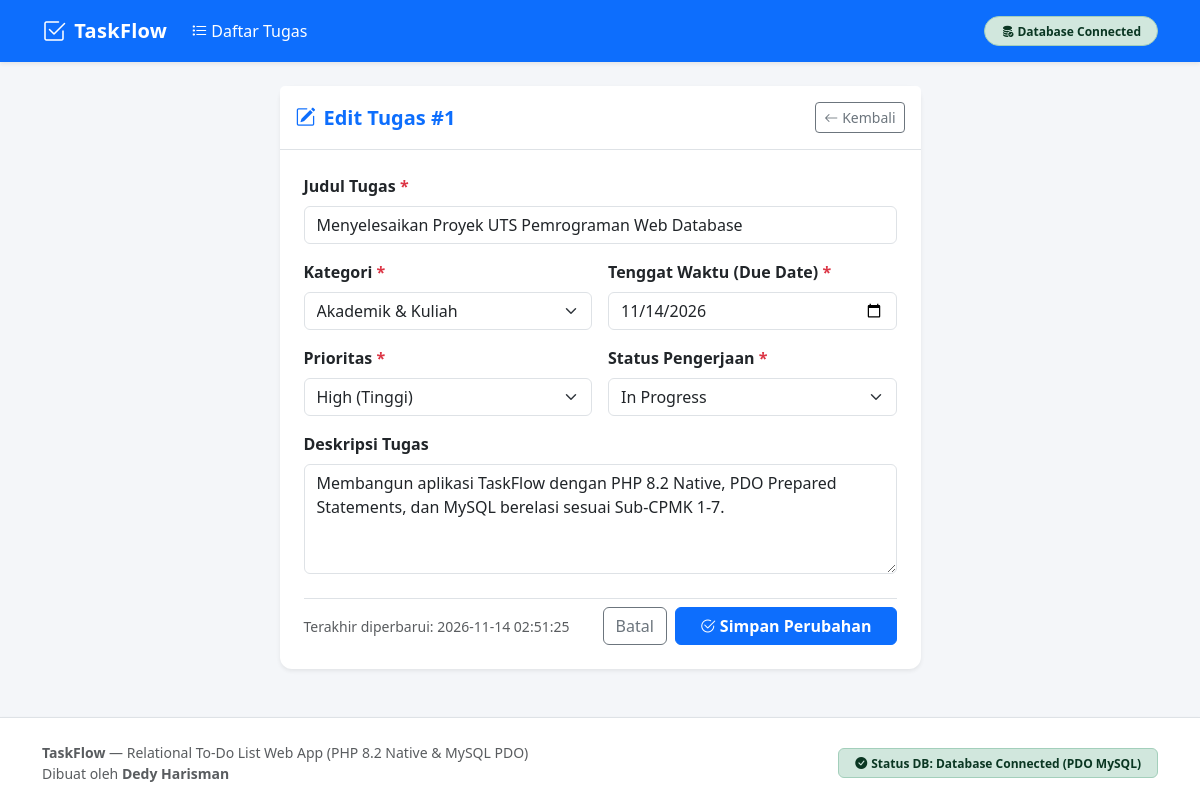
The page /edit.php?id=1 on the database its author committed.
### tables this page shows
CREATE TABLE IF NOT EXISTS `tasks` (
    `id` INT AUTO_INCREMENT PRIMARY KEY,
    `category_id` INT NOT NULL,
    `title` VARCHAR(150) NOT NULL,
    `description` TEXT NULL,
    `priority` ENUM('Low', 'Medium', 'High') NOT NULL DEFAULT 'Medium',
    `status` ENUM('Pending', 'In Progress', 'Completed') NOT NULL DEFAULT 'Pending',
    `due_date` DATE NOT NULL,
    `created_at` TIMESTAMP DEFAULT CURRENT_TIMESTAMP,
    `updated_at` TIMESTAMP DEFAULT CURRENT_TIMESTAMP ON UPDATE CURRENT_TIMESTAMP,
    CONSTRAINT `fk_tasks_category`
        FOREIGN KEY (`category_id`) REFERENCES `categories` (`id`)
        ON DELETE RESTRICT
        ON UPDATE CASCADE
);

CREATE TABLE IF NOT EXISTS `categories` (
    `id` INT AUTO_INCREMENT PRIMARY KEY,
    `name` VARCHAR(50) NOT NULL UNIQUE,
    `color_badge` VARCHAR(20) NOT NULL DEFAULT 'primary',
    `created_at` TIMESTAMP DEFAULT CURRENT_TIMESTAMP
);

### edit.php (the view, shortened to what this page needs)
<?php
require_once __DIR__ . '/config/database.php';
$id = filter_input(INPUT_GET, 'id', FILTER_VALIDATE_INT);
try {
    $stmtTask = $pdo->prepare("SELECT * FROM tasks WHERE id = :id LIMIT 1");
    $stmtTask->execute([':id' => $id]);
    $task = $stmtTask->fetch();
    $stmtCat = $pdo->query("SELECT id, name FROM categories ORDER BY name ASC");
    $categories = $stmtCat->fetchAll();
} catch (PDOException $e) {
    error_log('[TaskFlow Fetch Edit Error] ' . $e->getMessage());
    $_SESSION['flash_message'] = 'Gagal mengambil data tugas untuk diedit.';
    $_SESSION['flash_type'] = 'danger';
    header('Location: index.php');
    exit;
}
require_once __DIR__ . '/includes/header.php';
?>
<div class="row justify-content-center">
    <div class="col-lg-7">
        <div class="card shadow-sm">
            <div class="card-header bg-white py-3 d-flex justify-content-between align-items-center border-bottom">
                <h5 class="mb-0 fw-bold text-primary">
                    <i class="bi bi-pencil-square me-2"></i>Edit Tugas #<?= (int) $task['id'] ?>
                </h5>
                <a href="index.php" class="btn btn-sm btn-outline-secondary">
                    <i class="bi bi-arrow-left me-1"></i>Kembali
                </a>
            </div>
            <div class="card-body p-4">
                <form action="edit.php?id=<?= (int) $task['id'] ?>" method="POST">
                    <div class="mb-3">
                        <label for="title" class="form-label fw-semibold">Judul Tugas <span class="text-danger">*</span></label>
                        <input type="text" class="form-control" id="title" name="title" maxlength="150" value="<?= e($task['title']) ?>" required>
                    </div>
                    <div class="row g-3 mb-3">
                        <div class="col-md-6">
                            <label for="category_id" class="form-label fw-semibold">Kategori <span class="text-danger">*</span></label>
                            <select class="form-select" id="category_id" name="category_id" required>
                                <?php foreach ($categories as $cat): ?>
                                    <option value="<?= (int) $cat['id'] ?>" <?= ((int) $task['category_id'] === (int) $cat['id']) ? 'selected' : '' ?>>
                                        <?= e($cat['name']) ?>
                                    </option>
                                <?php endforeach; ?>
                            </select>
                        </div>
                        <div class="col-md-6">
                            <label for="due_date" class="form-label fw-semibold">Tenggat Waktu (Due Date) <span class="text-danger">*</span></label>
                            <input type="date" class="form-control" id="due_date" name="due_date" value="<?= e($task['due_date']) ?>" required>
                        </div>
                    </div>
                    <div class="row g-3 mb-3">
                        <div class="col-md-6">
                            <label for="priority" class="form-label fw-semibold">Prioritas <span class="text-danger">*</span></label>
                            <select class="form-select" id="priority" name="priority" required>
                                <option value="High" <?= ($task['priority'] === 'High') ? 'selected' : '' ?>>High (Tinggi)</option>
                            </select>
                        </div>
                        <div class="col-md-6">
                            <label for="status" class="form-label fw-semibold">Status Pengerjaan <span class="text-danger">*</span></label>
                            <select class="form-select" id="status" name="status" required>
                                <option value="In Progress" <?= ($task['status'] === 'In Progress') ? 'selected' : '' ?>>In Progress</option>
                            </select>
                        </div>
                    </div>
                    <div class="mb-4">
                        <label for="description" class="form-label fw-semibold">Deskripsi Tugas</label>
                        <textarea class="form-control" id="description" name="description" rows="4" placeholder="Rincian atau catatan tugas..."><?= e($task['description']) ?></textarea>
                    </div>
                    <div class="d-flex justify-content-between align-items-center pt-2 border-top">
                        <span class="text-muted small">
                            Terakhir diperbarui: <?= e($task['updated_at']) ?>
                        </span>
                        <div class="d-flex gap-2">
                            <a href="index.php" class="btn btn-outline-secondary">Batal</a>
                            <button type="submit" class="btn btn-primary fw-semibold px-4">
                                <i class="bi bi-check2-circle me-1"></i>Simpan Perubahan
                            </button>
                        </div>
                    </div>
                </form>
            </div>
        </div>
    </div>
</div>
<?php require_once __DIR__ . '/includes/footer.php'; ?>

### includes/header.php (style rules this page uses)
body { background-color: #f4f6f9; min-height: 100vh; display: flex; flex-direction: column; }
.card { border: none; border-radius: 0.75rem; }

### rows shown on the page
tasks: id "1", title "Menyelesaikan Proyek UTS Pemrograman Web Database", category_id "Akademik & Kuliah", due_date "11/14/2026", priority "High (Tinggi)", status "In Progress", description "Membangun aplikasi TaskFlow dengan PHP 8.2 Native, PDO Prepared Statements, dan MySQL berelasi sesuai Sub-CPMK 1-7.", updated_at "2026-11-14 02:51:25"
